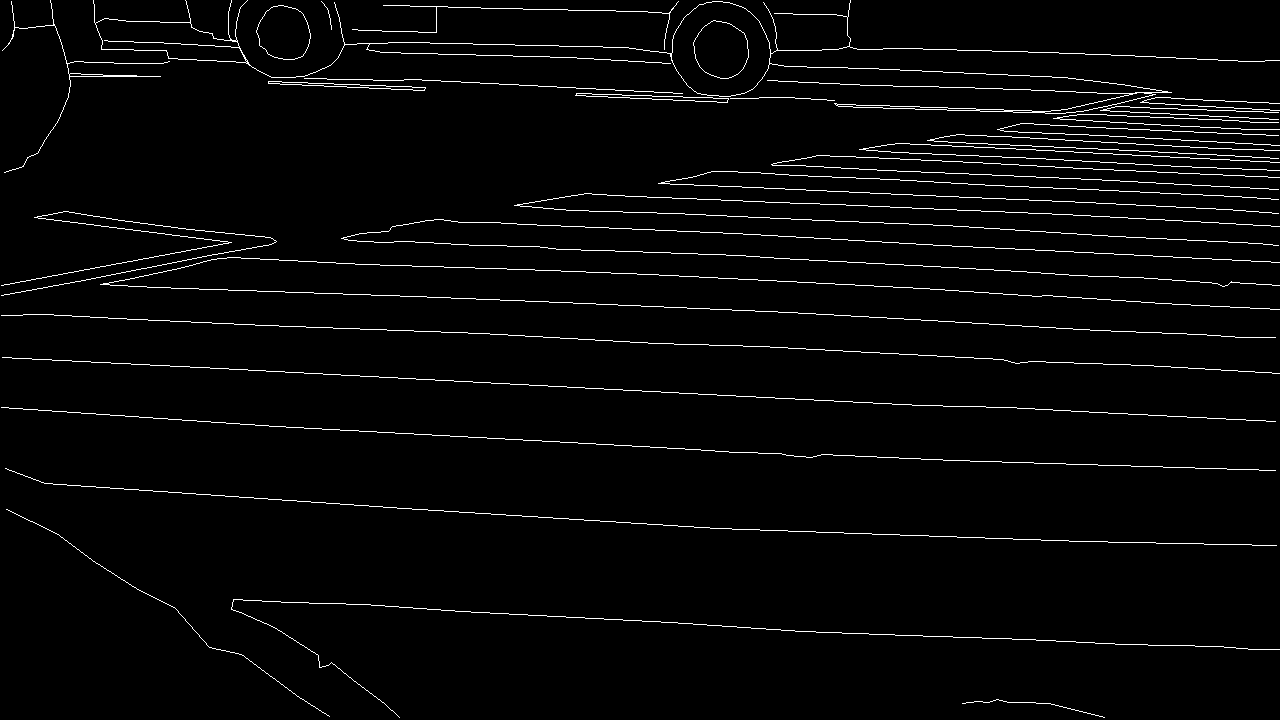
#> input picture data/BIPED/edges/edge_maps/train/rgbr/real/RGB_006.png, 1280 x 720 px, found by its file name; its folder holds 4 pictures in this run
$ python xbiped_main_augment.py
#> lines starting #> are read from the running program, lines starting #| are printed output that depends on the picture; after the words box and inside, x2 and y2 are one past the last pixel; in counts of white or black regions, pixels touching at a corner belong together
### MBIPED/data_augmentation.py


import numpy as np
import os
import cv2 as cv
import shutil
import imutils


# [5 lines left out: function cv_imshow, not called in this run]

def make_dirs(paths):

    if not os.path.exists(paths):
        os.makedirs(paths)
        print("Directories have been created: ",paths)
        return True
    else:
        print("Directories already exists: ", paths)
        return False

# [334 lines left out: functions image_normalization, gamma_correction, rotate_bound, experimental_rotation, rotated_img_extractor, not called in this run]

def split_data(data_dir,augment_both=True):
    # split data and copy real image to aug dir
#> called with augment_both = True
    img_dir = data_dir[0]
    gt_dir = data_dir[1]
    img_aug_dir= os.path.join(img_dir,'aug')
    _=make_dirs(img_aug_dir)
    if augment_both and gt_dir is not None:
        gt_aug_dir = os.path.join(gt_dir,'aug')
        _ = make_dirs(gt_aug_dir)
    elif not augment_both and gt_dir is not None:
        raise NotImplementedError('In single augmentation')

    x_list = os.listdir(os.path.join(img_dir, 'real'))
    x_list.sort()
    n = len(x_list)
    if augment_both:
        gt_list = os.listdir(os.path.join(gt_dir, 'real'))
        gt_list.sort()
        n = len(gt_list) if len(x_list) == len(gt_list) else 0

    # real folder copy to aug dir
    shutil.copytree(os.path.join(img_dir, 'real'),img_aug_dir+'/real')
    if augment_both:
        shutil.copytree(os.path.join(gt_dir, 'real'), gt_aug_dir+'/real')

    # splitting up
    tmp_img = cv.imread(os.path.join(
        os.path.join(img_dir, 'real'), x_list[0]))
#> tmp_img is the input picture: shape (720, 1280, 3); 2.7% white in thin lines or dots
    img_width = tmp_img.shape[1]
#> img_width = 1280
    img_height = tmp_img.shape[0]
#> img_height = 720

    x_p1_dir = os.path.join(img_aug_dir, 'p1')
    x_p2_dir = os.path.join(img_aug_dir, 'p2')
    _= make_dirs(x_p1_dir)
    _= make_dirs(x_p2_dir)

    if augment_both:
        gt_p1_dir = os.path.join(gt_aug_dir, 'p1')
        gt_p2_dir = os.path.join(gt_aug_dir, 'p2')
        _ = make_dirs(gt_p1_dir)
        _ = make_dirs(gt_p2_dir)

    for i in range(n):
        x_tmp = cv.imread(os.path.join(
            os.path.join(img_dir, 'real'), x_list[i]))
        x_tmp1 = x_tmp[:, 0:img_height, :]
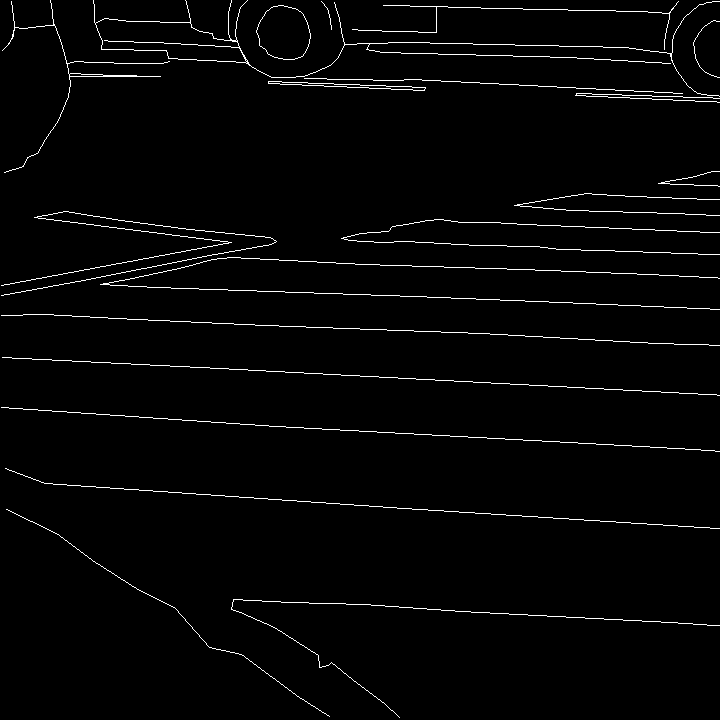
#> x_tmp1: shape (720, 720, 3); 2.1% white in thin lines or dots
        x_tmp2 = x_tmp[:, img_width - img_height:img_width, :]
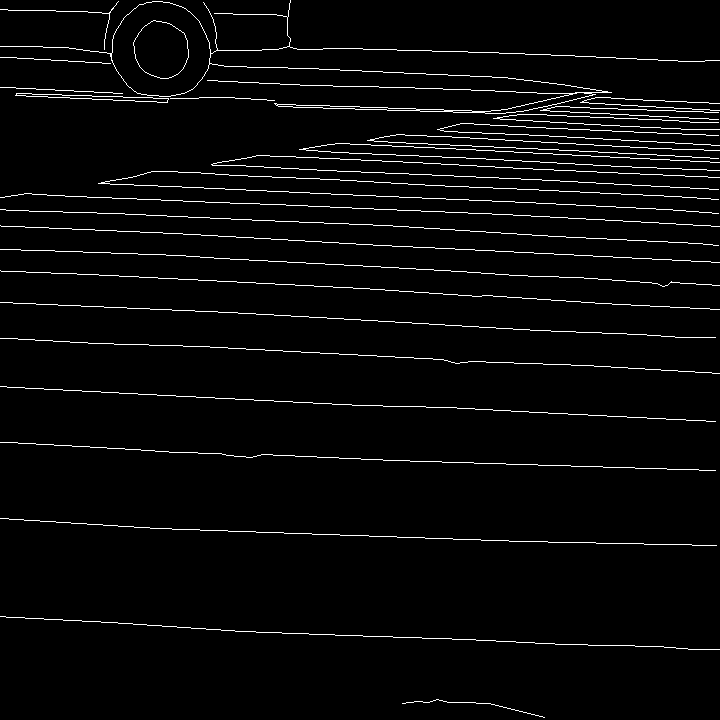
#> x_tmp2: shape (720, 720, 3); 3.3% white in thin lines or dots
        cv.imwrite(os.path.join(x_p1_dir,x_list[i]), x_tmp1)
        cv.imwrite(os.path.join(x_p2_dir,x_list[i]), x_tmp2)

        if augment_both:
            gt_tmp = cv.imread(os.path.join(os.path.join(gt_dir, 'real'), gt_list[i]))
            gt_tmp1 = gt_tmp[:, 0:img_height]
            gt_tmp2 = gt_tmp[:, img_width - img_height:img_width]
            cv.imwrite(os.path.join(gt_p1_dir, gt_list[i]), gt_tmp1)
            cv.imwrite(os.path.join(gt_p2_dir, gt_list[i]), gt_tmp2)
            print('saved image: ', x_list[i], gt_list[i])
        else:
            print('saved image: ', x_list[i])
#> pass 2 of the loop in split_data, `for i in range(n):`:
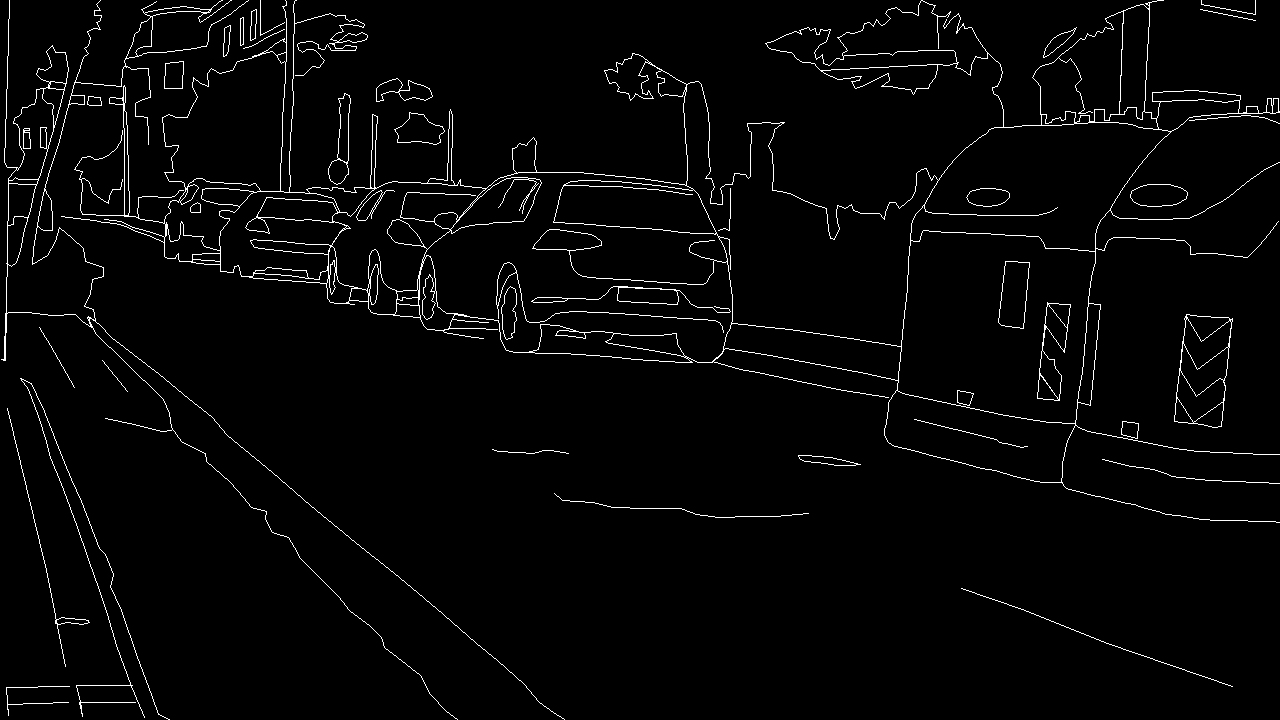
#> input picture data/BIPED/edges/edge_maps/train/rgbr/real/RGB_011.png, 1280 x 720 px, found by its file name
#> in split_data, x_tmp is the input picture: shape (720, 1280, 3); 2.5% white in thin lines or dots
#> in split_data, `x_tmp1 = x_tmp[:, 0:img_height, :]`:
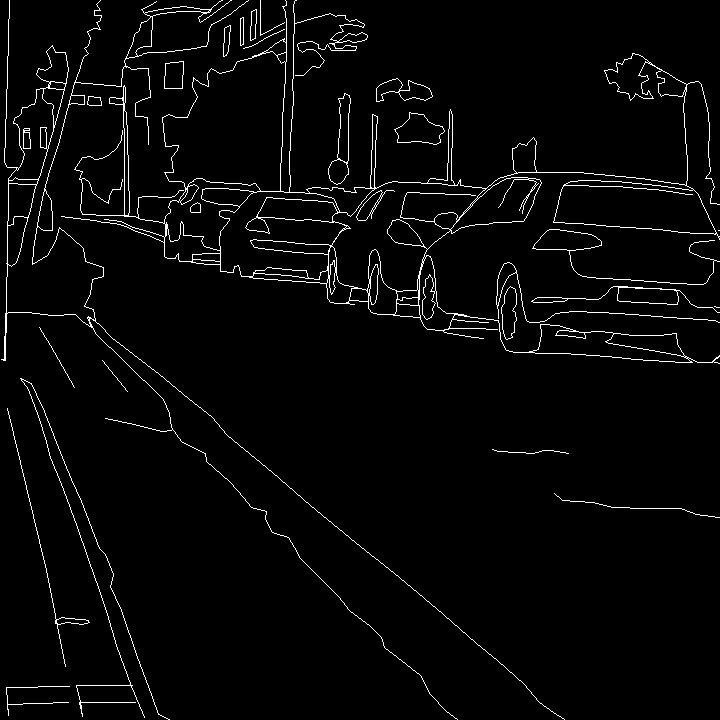
#> x_tmp1: shape (720, 720, 3); 2.9% white in thin lines or dots
#> in split_data, `x_tmp2 = x_tmp[:, img_width - img_height:img_width, :]`:
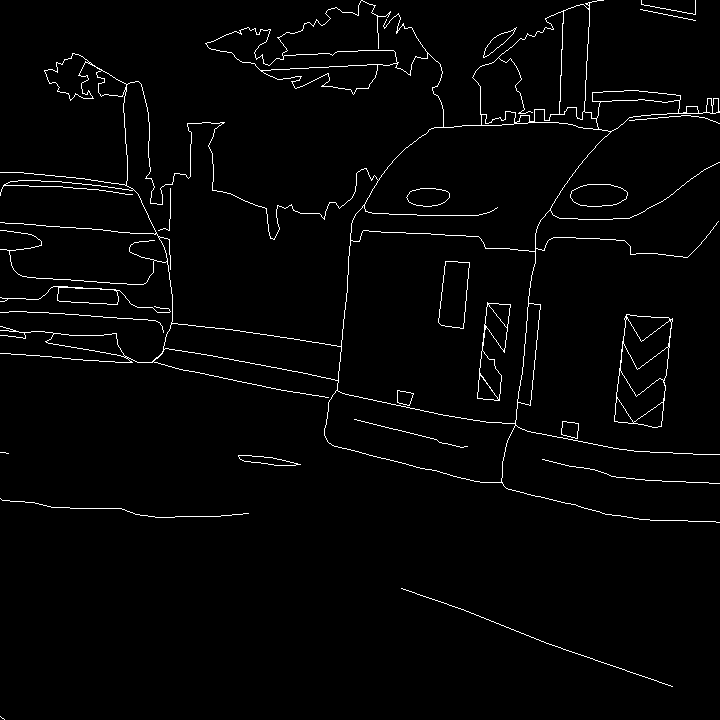
#> x_tmp2: shape (720, 720, 3); 2.1% white in thin lines or dots
#> pass 3 of the loop in split_data, `for i in range(n):`:
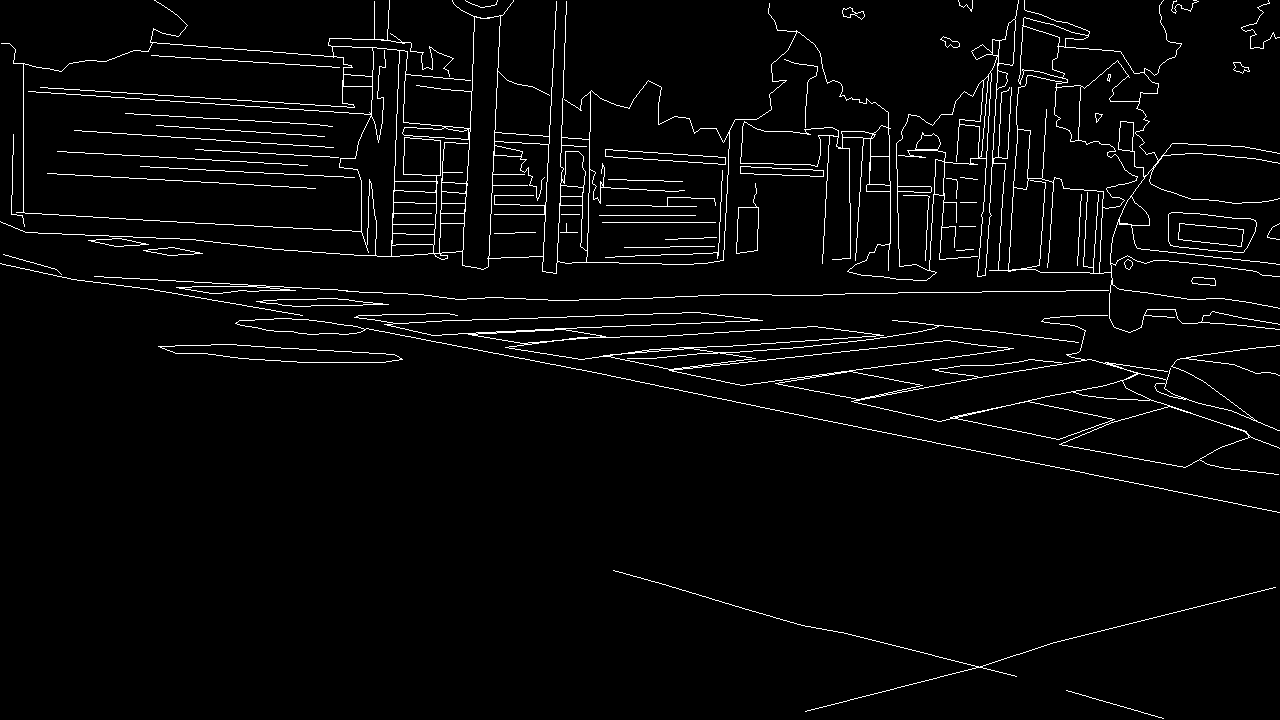
#> input picture data/BIPED/edges/edge_maps/train/rgbr/real/RGB_012.png, 1280 x 720 px, found by its file name
#> in split_data, x_tmp is the input picture: shape (720, 1280, 3); 3.3% white in thin lines or dots
#> in split_data, `x_tmp1 = x_tmp[:, 0:img_height, :]`:
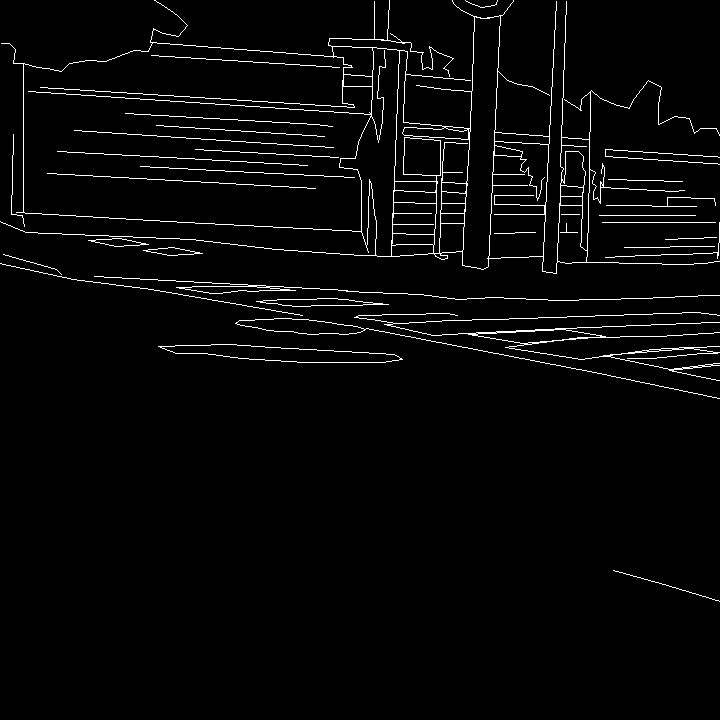
#> x_tmp1: shape (720, 720, 3); 2.9% white in thin lines or dots, all inside (x1, y1, x2, y2) = (0, 0, 720, 602)
#> in split_data, `x_tmp2 = x_tmp[:, img_width - img_height:img_width, :]`:
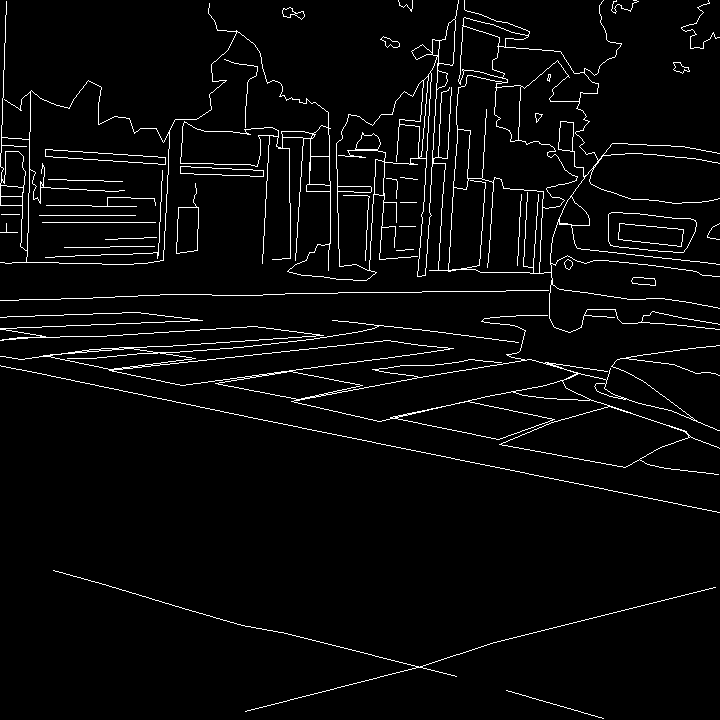
#> x_tmp2: shape (720, 720, 3); 3.7% white in thin lines or dots
#> the loop made 4 passes; the first 3 are shown

    print('...splitting up augmentation done!')

    if augment_both:
        print('data saved in: ', os.listdir(gt_aug_dir), 'and in',os.listdir(img_aug_dir))
        data_dirs = [img_aug_dir, gt_aug_dir]
        return data_dirs
    else:
        print('data saved in: ', os.listdir(img_aug_dir))
        data_dirs=[img_aug_dir,None]
        return data_dirs

def rotate_data(data_dir, augment_both=True):

    X_dir = data_dir[0]
    GT_dir = data_dir[1]
    x_folders = os.listdir(X_dir)
    x_folders.sort()
    if augment_both:
        gt_folders = os.listdir(GT_dir)
        gt_folders.sort()
        if not x_folders ==gt_folders:
#> (the run stopped early here; a loop or call above may not have finished)
